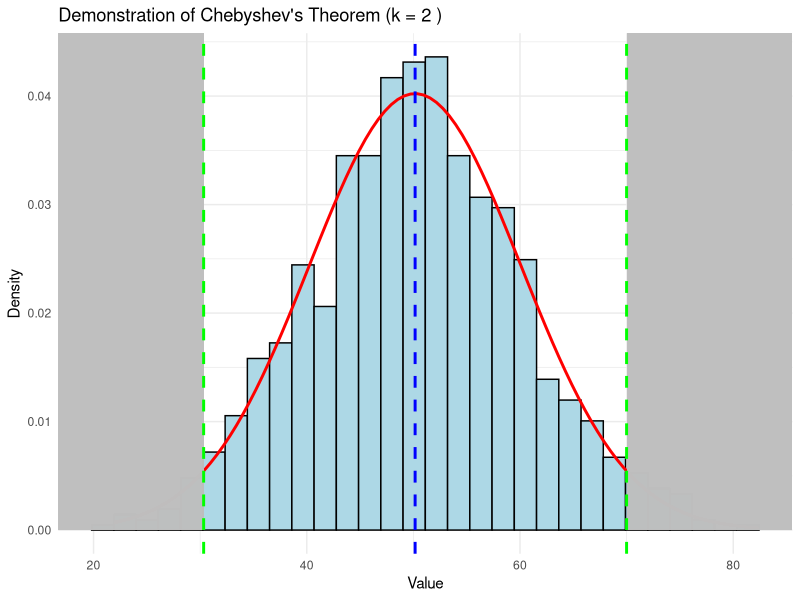

This chart was generated by the following R code:
## ---- chunk 1
knitr::opts_chunk$set(warning=FALSE, message=FALSE)
## ---- chunk 2
# Load necessary library
library(ggplot2)

# Set seed for reproducibility
set.seed(123)

# Generate a sample from a normal distribution
n <- 1000  # sample size
sample_data <- rnorm(n, mean = 50, sd = 10)  # mean = 50, sd = 10

# Calculate mean and standard deviation
mean_val <- mean(sample_data)
sd_val <- sd(sample_data)

# Choose a value of k (e.g., 2, 3, 4)
k <- 2

# Calculate the range [mean - k * sd, mean + k * sd]
lower_bound <- mean_val - k * sd_val
upper_bound <- mean_val + k * sd_val

# Create a data frame for ggplot
data_df <- data.frame(value = sample_data)

# Create the plot
p <- ggplot(data_df, aes(x = value)) +
  # Plot the histogram
  geom_histogram(aes(y = ..density..), bins = 30, fill = "lightblue", color = "black") +
  # Plot the normal distribution curve
  stat_function(fun = dnorm, args = list(mean = mean_val, sd = sd_val),
                color = "red", size = 1) +
  # Shade the regions outside the range [mean - k * sd, mean + k * sd]
  geom_rect(aes(xmin = -Inf, xmax = lower_bound, ymin = 0, ymax = Inf),
            fill = "gray", alpha = 0.4) +
  geom_rect(aes(xmin = upper_bound, xmax = Inf, ymin = 0, ymax = Inf),
            fill = "gray", alpha = 0.4) +
  # Add vertical lines for mean, lower bound, and upper bound
  geom_vline(xintercept = mean_val, color = "blue", linetype = "dashed", size = 1) +
  geom_vline(xintercept = lower_bound, color = "green", linetype = "dashed", size = 1) +
  geom_vline(xintercept = upper_bound, color = "green", linetype = "dashed", size = 1) +
  # Add labels and title
  labs(title = paste("Demonstration of Chebyshev's Theorem (k =", k, ")"),
       x = "Value",
       y = "Density") +
  # Add legend
  scale_color_manual(values = c("blue", "green"), labels = c("Mean", "Bounds")) +
  theme_minimal()

# Display the plot
print(p)

